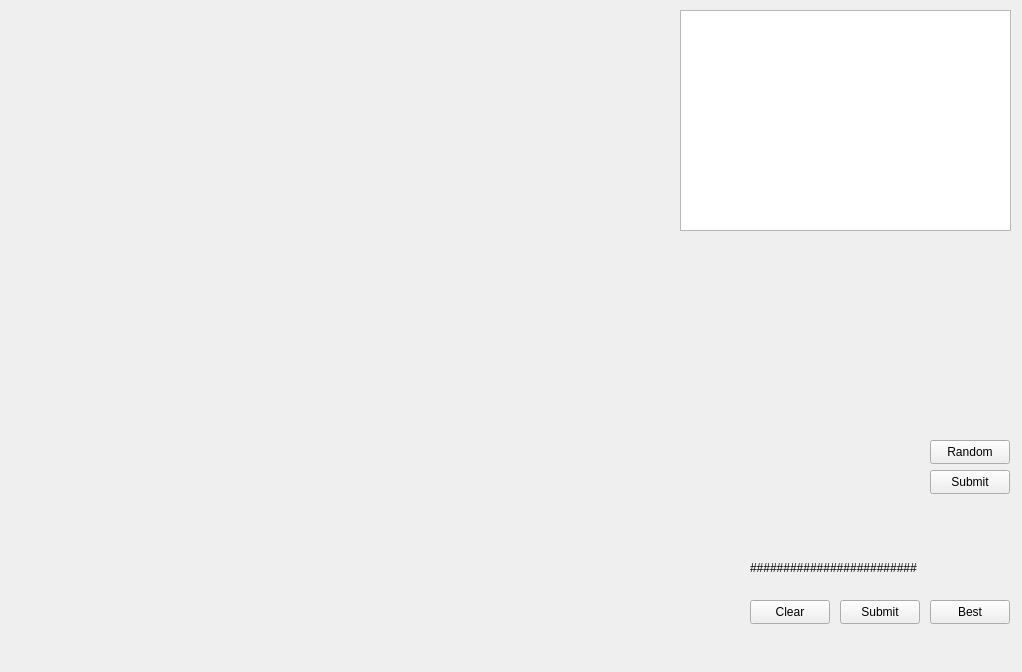
<?xml version="1.0" encoding="UTF-8"?>
<ui version="4.0">
 <class>MainWindow</class>
 <widget class="QWidget" name="MainWindow">
  <property name="geometry">
   <rect>
    <x>0</x>
    <y>0</y>
    <width>1022</width>
    <height>672</height>
   </rect>
  </property>
  <property name="windowTitle">
   <string>Widget</string>
  </property>
  <widget class="QPushButton" name="pushButton_randomDice">
   <property name="geometry">
    <rect>
     <x>930</x>
     <y>440</y>
     <width>80</width>
     <height>24</height>
    </rect>
   </property>
   <property name="text">
    <string>Random</string>
   </property>
  </widget>
  <widget class="QPushButton" name="pushButton_submitDice">
   <property name="geometry">
    <rect>
     <x>930</x>
     <y>470</y>
     <width>80</width>
     <height>24</height>
    </rect>
   </property>
   <property name="text">
    <string>Submit</string>
   </property>
  </widget>
  <widget class="QPushButton" name="pushButton_clearMove">
   <property name="geometry">
    <rect>
     <x>750</x>
     <y>600</y>
     <width>80</width>
     <height>24</height>
    </rect>
   </property>
   <property name="text">
    <string>Clear</string>
   </property>
  </widget>
  <widget class="QLabel" name="label_steps">
   <property name="geometry">
    <rect>
     <x>750</x>
     <y>560</y>
     <width>261</width>
     <height>16</height>
    </rect>
   </property>
   <property name="text">
    <string>#########################</string>
   </property>
  </widget>
  <widget class="QPushButton" name="pushButton_submitMove">
   <property name="geometry">
    <rect>
     <x>840</x>
     <y>600</y>
     <width>80</width>
     <height>24</height>
    </rect>
   </property>
   <property name="text">
    <string>Submit</string>
   </property>
  </widget>
  <widget class="QPlainTextEdit" name="plainTextEdit_com">
   <property name="geometry">
    <rect>
     <x>680</x>
     <y>10</y>
     <width>331</width>
     <height>221</height>
    </rect>
   </property>
  </widget>
  <widget class="QPushButton" name="pushButton_best">
   <property name="geometry">
    <rect>
     <x>930</x>
     <y>600</y>
     <width>80</width>
     <height>24</height>
    </rect>
   </property>
   <property name="text">
    <string>Best</string>
   </property>
  </widget>
 </widget>
 <resources/>
 <connections/>
</ui>
